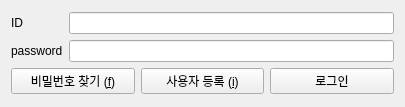
<?xml version="1.0" encoding="UTF-8"?>
<ui version="4.0">
 <class>Form</class>
 <widget class="QWidget" name="Form">
  <property name="geometry">
   <rect>
    <x>0</x>
    <y>0</y>
    <width>405</width>
    <height>107</height>
   </rect>
  </property>
  <property name="windowTitle">
   <string>Log in</string>
  </property>
  <layout class="QGridLayout" name="gridLayout">
   <item row="0" column="0">
    <layout class="QVBoxLayout" name="verticalLayout_3">
     <item>
      <layout class="QHBoxLayout" name="horizontalLayout">
       <item>
        <layout class="QVBoxLayout" name="verticalLayout">
         <item>
          <widget class="QLabel" name="lb_id">
           <property name="text">
            <string>ID</string>
           </property>
          </widget>
         </item>
         <item>
          <widget class="QLabel" name="lb_pass">
           <property name="text">
            <string>password</string>
           </property>
          </widget>
         </item>
        </layout>
       </item>
       <item>
        <layout class="QVBoxLayout" name="verticalLayout_2">
         <item>
          <widget class="QLineEdit" name="le_id">
           <property name="text">
            <string/>
           </property>
           <property name="maxLength">
            <number>32765</number>
           </property>
           <property name="alignment">
            <set>Qt::AlignLeading|Qt::AlignLeft|Qt::AlignVCenter</set>
           </property>
           <property name="cursorMoveStyle">
            <enum>Qt::LogicalMoveStyle</enum>
           </property>
          </widget>
         </item>
         <item>
          <widget class="QLineEdit" name="le_pass">
           <property name="alignment">
            <set>Qt::AlignLeading|Qt::AlignLeft|Qt::AlignVCenter</set>
           </property>
          </widget>
         </item>
        </layout>
       </item>
      </layout>
     </item>
     <item>
      <layout class="QHBoxLayout" name="horizontalLayout_2">
       <item>
        <widget class="QPushButton" name="btn_find">
         <property name="text">
          <string>비밀번호 찾기 (&amp;f)</string>
         </property>
        </widget>
       </item>
       <item>
        <widget class="QPushButton" name="btn_sign">
         <property name="text">
          <string>사용자 등록 (&amp;i)</string>
         </property>
        </widget>
       </item>
       <item>
        <widget class="QPushButton" name="btn_login">
         <property name="text">
          <string>로그인</string>
         </property>
        </widget>
       </item>
      </layout>
     </item>
    </layout>
   </item>
  </layout>
 </widget>
 <resources/>
 <connections/>
</ui>
